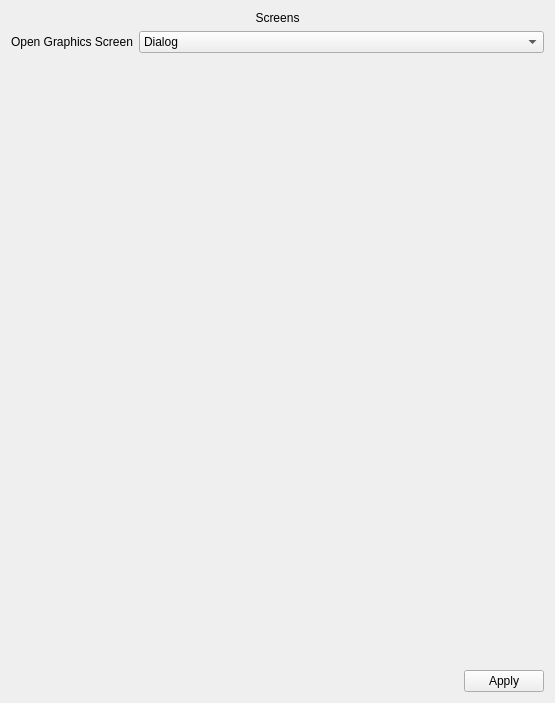
<?xml version="1.0" encoding="UTF-8"?>
<ui version="4.0">
 <class>ScreenSettingsPage</class>
 <widget class="QWidget" name="ScreenSettingsPage">
  <property name="geometry">
   <rect>
    <x>0</x>
    <y>0</y>
    <width>555</width>
    <height>703</height>
   </rect>
  </property>
  <property name="windowTitle">
   <string>Form</string>
  </property>
  <layout class="QVBoxLayout" name="verticalLayout" stretch="0,1,0">
   <item>
    <widget class="QLabel" name="label">
     <property name="text">
      <string>Screens</string>
     </property>
     <property name="alignment">
      <set>Qt::AlignmentFlag::AlignCenter</set>
     </property>
    </widget>
   </item>
   <item>
    <layout class="QFormLayout" name="formLayout">
     <item row="0" column="0">
      <widget class="QLabel" name="label_2">
       <property name="text">
        <string>Open Graphics Screen</string>
       </property>
      </widget>
     </item>
     <item row="0" column="1">
      <widget class="QComboBox" name="openGraphicsScreenComboBox">
       <item>
        <property name="text">
         <string>Dialog</string>
        </property>
       </item>
       <item>
        <property name="text">
         <string>Tab</string>
        </property>
       </item>
      </widget>
     </item>
    </layout>
   </item>
   <item>
    <layout class="QHBoxLayout" name="horizontalLayout">
     <item>
      <spacer name="horizontalSpacer">
       <property name="orientation">
        <enum>Qt::Orientation::Horizontal</enum>
       </property>
       <property name="sizeHint" stdset="0">
        <size>
         <width>40</width>
         <height>20</height>
        </size>
       </property>
      </spacer>
     </item>
     <item>
      <widget class="QPushButton" name="applyButton">
       <property name="text">
        <string>Apply</string>
       </property>
      </widget>
     </item>
    </layout>
   </item>
  </layout>
 </widget>
 <resources/>
 <connections/>
</ui>
